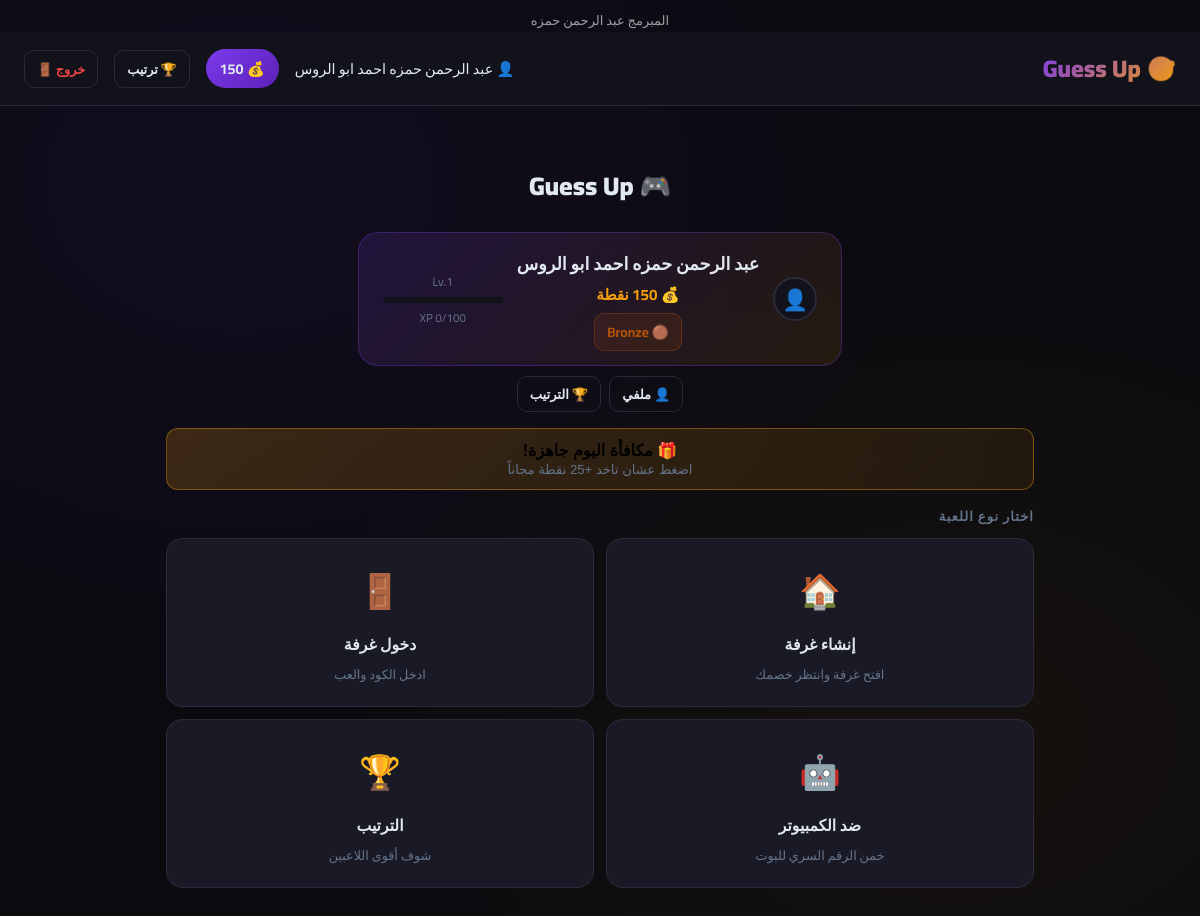
The page /lobby (signed in) on the database its author committed.
### models.py (models this page shows, shortened)
class Player(db.Model):
    __tablename__     = 'players'
    id                = db.Column(db.Integer, primary_key=True)
    player_name       = db.Column(db.String(50), unique=True, nullable=False)
    password_hash     = db.Column(db.String(256), nullable=False)
    points            = db.Column(db.Integer, default=100)
    xp                = db.Column(db.Integer, default=0)       # م12: XP
    win_streak        = db.Column(db.Integer, default=0)       # م4: Streak
    best_streak       = db.Column(db.Integer, default=0)       # م4: أحسن streak
    last_daily_reward = db.Column(db.DateTime, nullable=True)  # م2: Daily Reward
    avatar            = db.Column(db.String(200), nullable=True)
    created_at        = db.Column(db.DateTime, default=datetime.utcnow)
    @property
    def rank(self):
        if self.points >= 1000: return {'name': 'Diamond', 'icon': '💎', 'color': '#60a5fa'}
        if self.points >= 500:  return {'name': 'Gold',    'icon': '🥇', 'color': '#fbbf24'}
        if self.points >= 200:  return {'name': 'Silver',  'icon': '⚪', 'color': '#94a3b8'}
        return                         {'name': 'Bronze',  'icon': '🟤', 'color': '#b45309'}
    @property
    def level(self):
        return max(1, self.xp // 100 + 1)
    @property
    def xp_progress(self):
        return self.xp % 100

### app.py (the view)
@app.route('/lobby')
def lobby():
    if not is_logged_in(session): return redirect(url_for('index'))
    player = get_player_by_id(session['player_id'])
    if not player: session.clear(); return redirect(url_for('index'))
    public_rooms = (Room.query
                    .filter_by(is_public=True, status='waiting')
                    .filter(Room.player2_id == None, Room.is_bot_game == False)
                    .order_by(Room.created_at.desc()).limit(10).all())
    daily_ready  = can_claim_daily(player)
    return render_template('lobby.html', player=player,
                           bankrupt=is_bankrupt(player),
                           public_rooms=public_rooms,
                           daily_ready=daily_ready,
                           title=get_player_title(player))

### achievements.py (called while the page is built)
def get_player_title(player):
    if (player.win_streak or 0) >= 5:
        return '🔥 Streak Master'
    wins = Match.query.filter_by(winner_id=player.id).count()
    if wins >= 50: return '🏆 Champion'
    if wins >= 10: return '⚔️ Veteran'
    if player.points >= 1000: return '💎 Diamond Lord'
    if player.points >= 500:  return '🥇 Gold Player'
    return None

### auth.py (called while the page is built)
def get_player_by_id(player_id):
    return Player.query.filter_by(id=player_id).first()

def is_logged_in(session):
    return 'player_id' in session

### points.py (called while the page is built)
def is_bankrupt(player):
    return player.points <= 0

def can_claim_daily(player):
    from datetime import datetime, timedelta
    if not player.last_daily_reward: return True
    return (datetime.utcnow() - player.last_daily_reward).total_seconds() >= 86400

### templates/Lobby.html (shortened to what this page needs)
{% extends 'base.html' %}
{% block content %}
<div class="container">
    <div class="lobby-header">
        <h1 style="font-size:1.6rem;font-weight:900;margin-bottom:12px">🎮 Guess Up</h1>
        <div class="player-hero">
            {% if player.avatar %}
                <img src="/static/avatars/{{ player.avatar }}" class="avatar-sm" alt="">
            {% else %}
                <span class="avatar-ph">👤</span>
            {% endif %}
            <div class="player-info">
                <div class="name">{{ player.player_name }}</div>
                <div class="pts">💰 {{ player.points }} نقطة</div>
                {% set r = player.rank %}
                <span class="rank-badge" data-rank-color="{{ r.color }}" style="margin-top:4px">
                    {{ r.icon }} {{ r.name }}
                </span>
            </div>
            <div style="text-align:center;min-width:70px">
                <div style="font-size:.75rem;color:var(--muted)">Lv.{{ player.level }}</div>
                <div class="xp-bar-wrap" style="margin:4px auto">
                </div>
                <div style="font-size:.72rem;color:var(--muted)">{{ player.xp_progress }}/100 XP</div>
            </div>
        </div>
        <div class="quick-actions">
            <a href="/player/{{ player.id }}" class="btn btn-ghost" style="font-size:.82rem;padding:5px 12px">👤 ملفي</a>
            <a href="/leaderboard"            class="btn btn-ghost" style="font-size:.82rem;padding:5px 12px">🏆 الترتيب</a>
        </div>
    </div>
    {% if daily_ready %}
    <button class="daily-btn" onclick="claimDaily(this)">
        <div class="daily-title">🎁 مكافأة اليوم جاهزة!</div>
        <div class="daily-sub">اضغط عشان تاخد +25 نقطة مجاناً</div>
    </button>
    {% else %}
    <div class="daily-btn claimed">
        <div class="daily-title" style="color:var(--muted)">🎁 تم استلام مكافأة اليوم</div>
        <div class="daily-sub">ارجع بكره عشان تاخد مكافأة جديدة</div>
    </div>
    {% endif %}
    {% if bankrupt %}
    <div style="background:rgba(239,68,68,.08);border:1px solid rgba(239,68,68,.25);border-radius:14px;padding:20px;text-align:center;margin-bottom:14px">
        <h3 style="color:#fca5a5;margin-bottom:6px">😅 وضع المفلسين</h3>
        <p style="color:var(--muted);font-size:.88rem;margin-bottom:14px">نقاطك وصلت صفر — العب بـ 50 نقطة من النظام!</p>
        <button onclick="openBankruptModal()" class="btn btn-danger">🔥 العب وضع المفلسين</button>
    </div>
    {% else %}
    <div class="section-title">اختار نوع اللعبة</div>
    <div class="grid-2">
        <div class="action-card" onclick="openCreateModal()">
            <div class="icon">🏠</div>
            <h3>إنشاء غرفة</h3>
            <p>افتح غرفة وانتظر خصمك</p>
        </div>
        <div class="action-card" onclick="openJoinModal()">
            <div class="icon">🚪</div>
            <h3>دخول غرفة</h3>
            <p>ادخل الكود والعب</p>
        </div>
        <div class="action-card" onclick="startBotGame()">
            <div class="icon">🤖</div>
            <h3>ضد الكمبيوتر</h3>
            <p>خمن الرقم السري للبوت</p>
        </div>
        <a href="/leaderboard" class="action-card">
            <div class="icon">🏆</div>
            <h3>الترتيب</h3>
            <p>شوف أقوى اللاعبين</p>
        </a>
    </div>
    {% endif %}
</div>
{% endblock %}

### templates/Base.html (shortened to what this page needs)
<!DOCTYPE html>
<html lang="ar" dir="rtl">
<head>
</head>
    <body>
        <div style="text-align: center; font-weight: 300; color: #a0a0a0; font-size: 13px; padding-top: 8px;">
            المبرمج عبد الرحمن حمزه
        </div>
    <nav>
        <a href="/" class="nav-logo">🎯 Guess Up</a>
        <div class="nav-info">
            {% if session.player_name %}
                <span>👤 {{ session.player_name }}</span>
                <span class="points-badge">
                    💰 <span id="nav-points">{{ player.points if player else '' }}</span>
                </span>
                <a href="/leaderboard" class="btn btn-ghost" style="padding:6px 12px;font-size:0.8rem">🏆 ترتيب</a>
                <a href="/logout" class="btn btn-ghost" style="padding:6px 12px;font-size:0.8rem;color:var(--red)">خروج 🚪</a>
            {% endif %}
        </div>
    </nav>
    {% block content %}{% endblock %}
</body>
</html>

### templates/Base.html (style rules this page uses)
* { margin: 0; padding: 0; box-sizing: border-box; }
:root { --bg: #0a0a0f; --surface: #12121a; --card: #1a1a26; --border: #2a2a3a; --accent: #7c3aed; --accent2: #f59e0b; --green: #10b981; --red: #ef4444; --text: #e2e8f0; --muted: #64748b; --glow: 0 0 20px rgba(124,58,237,0.4); }
body { font-family: 'Cairo', sans-serif; background: var(--bg); color: var(--text); min-height: 100vh; background-image: radial-gradient(ellipse at 20% 20%, rgba(124,58,237,0.08) 0%, transparent 50%), radial-gradient(ellipse at 80% 80%, rgba(245,158,11,0.05) 0%, transparent 50%); }
nav { background: var(--surface); border-bottom: 1px solid var(--border); padding: 14px 24px; display: flex; justify-content: space-between; align-items: center; }
.nav-logo { font-size: 1.5rem; font-weight: 900; background: linear-gradient(135deg, var(--accent), var(--accent2)); -webkit-background-clip: text; -webkit-text-fill-color: transparent; text-decoration: none; }
.nav-info { display: flex; align-items: center; gap: 16px; font-size: 0.9rem; }
.points-badge { background: linear-gradient(135deg, var(--accent), #5b21b6); padding: 6px 14px; border-radius: 20px; font-weight: 700; font-size: 0.9rem; }
.container { max-width: 900px; margin: 0 auto; padding: 32px 16px; }
.btn { display: inline-flex; align-items: center; justify-content: center; gap: 8px; padding: 12px 24px; border-radius: 10px; font-family: 'Cairo', sans-serif; font-size: 1rem; font-weight: 700; cursor: pointer; border: none; transition: all 0.2s; text-decoration: none; }
.btn-ghost { background: transparent; border: 1px solid var(--border); color: var(--text); }

### templates/Lobby.html (style rules this page uses)
.lobby-header { text-align:center; padding:24px 0 16px; }
.player-hero { display:inline-flex; align-items:center; gap:14px; background:linear-gradient(135deg,rgba(124,58,237,.15),rgba(245,158,11,.1)); border:1px solid rgba(124,58,237,.3); border-radius:20px; padding:14px 24px; margin-top:10px; }
.avatar-ph { width:44px;height:44px;border-radius:50%;background:var(--surface);border:2px solid var(--border); display:inline-flex;align-items:center;justify-content:center;font-size:1.3rem; }
.player-info .name { font-size:1.1rem;font-weight:900; }
.player-info .pts { color:var(--accent2);font-weight:700;font-size:.95rem; }
.rank-badge { display:inline-flex;align-items:center;gap:6px; border-radius:10px;padding:5px 12px;font-size:.85rem;font-weight:700; border:1px solid rgba(255,255,255,.15); }
.xp-bar-wrap { background:var(--surface);border-radius:6px;height:6px; overflow:hidden;margin-top:6px;width:120px; }
.quick-actions { display:flex;gap:8px;justify-content:center;flex-wrap:wrap;margin-top:10px; }
.daily-btn { background:linear-gradient(135deg,rgba(245,158,11,.2),rgba(245,158,11,.08)); border:1px solid rgba(245,158,11,.4);border-radius:12px; padding:12px 20px;text-align:center;cursor:pointer; transition:all .2s;width:100%;margin-bottom:14px; }
.daily-btn .daily-title { font-weight:700;font-size:1rem;margin-bottom:2px; }
.daily-btn .daily-sub { color:var(--muted);font-size:.82rem; }
.grid-2 { display:grid;grid-template-columns:1fr 1fr;gap:12px; }
.action-card { background:var(--card);border:1px solid var(--border); border-radius:16px;padding:20px;cursor:pointer; transition:all .2s;text-align:center;text-decoration:none;color:var(--text); display:block; }
.action-card .icon { font-size:2.1rem;margin-bottom:8px; }
.action-card h3 { font-size:.98rem;font-weight:700;margin-bottom:3px; }
.action-card p { color:var(--muted);font-size:.8rem; }
.section-title { font-size:.82rem;font-weight:700;color:var(--muted); margin-bottom:10px;text-transform:uppercase;letter-spacing:1px; }

### rows shown on the page
Player: player_name "عبد الرحمن حمزه احمد ابو الروس", points "150", level "1", xp_progress "0"

### other values the page prints
{{ r.icon }} "🟤"
{{ r.name }} "Bronze"
